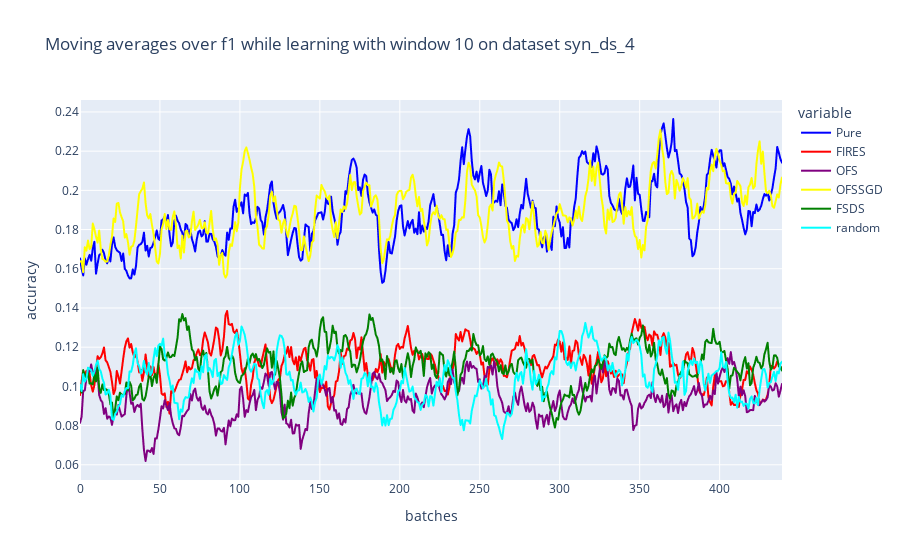

The code cell stored with this chart in its notebook:
### Code cell
#moving averages
title = "Moving averages over f1 while learning with window {} on dataset {}".format(n_window, dataset_name)
col_names = ["Pure","FIRES", "OFS", "OFSSGD", "FSDS", "random"]
d = {"Pure":pure_f1, "FIRES":fires_f1, "OFS":ofs_f1, 
"OFSSGD":ofssgd_f1, "FSDS":fsds_f1, "random":random_f1}
df = pd.DataFrame(d, columns=col_names)
fig = px.line(df, y=col_names, title=title, labels={"index":"batches", "value":"accuracy"}, color_discrete_map={"Pure":"blue",'FIRES': 'red', 
                                                   'FSDS': 'green', 'OFS': 'purple', "OFSSGD":"yellow", "random":"cyan"})
fig.write_image("{}/f1.{}".format(folder, export_type))
f1_trace = fig['data']
fig.show()

### Figure 1 — Plotly figure (JSON) as saved in the notebook; plotly's stock layout.template omitted (floating-point values rounded to 4 significant figures; data arrays with more than 128 entries replaced by an {"elided": "..."} marker saying what was removed)
{"data": [{"hovertemplate": "variable=Pure<br>batches=%{x}<br>accuracy=%{y}<extra></extra>", "legendgroup": "Pure", "line": {"color": "blue", "dash": "solid"}, "mode": "lines", "name": "Pure", "showlegend": true, "type": "scattergl", "x": {"elided": "440 int values"}, "xaxis": "x", "y": {"elided": "440 float values"}, "yaxis": "y"}, {"hovertemplate": "variable=FIRES<br>batches=%{x}<br>accuracy=%{y}<extra></extra>", "legendgroup": "FIRES", "line": {"color": "red", "dash": "solid"}, "mode": "lines", "name": "FIRES", "showlegend": true, "type": "scattergl", "x": {"elided": "440 int values"}, "xaxis": "x", "y": {"elided": "440 float values"}, "yaxis": "y"}, {"hovertemplate": "variable=OFS<br>batches=%{x}<br>accuracy=%{y}<extra></extra>", "legendgroup": "OFS", "line": {"color": "purple", "dash": "solid"}, "mode": "lines", "name": "OFS", "showlegend": true, "type": "scattergl", "x": {"elided": "440 int values"}, "xaxis": "x", "y": {"elided": "440 float values"}, "yaxis": "y"}, {"hovertemplate": "variable=OFSSGD<br>batches=%{x}<br>accuracy=%{y}<extra></extra>", "legendgroup": "OFSSGD", "line": {"color": "yellow", "dash": "solid"}, "mode": "lines", "name": "OFSSGD", "showlegend": true, "type": "scattergl", "x": {"elided": "440 int values"}, "xaxis": "x", "y": {"elided": "440 float values"}, "yaxis": "y"}, {"hovertemplate": "variable=FSDS<br>batches=%{x}<br>accuracy=%{y}<extra></extra>", "legendgroup": "FSDS", "line": {"color": "green", "dash": "solid"}, "mode": "lines", "name": "FSDS", "showlegend": true, "type": "scattergl", "x": {"elided": "440 int values"}, "xaxis": "x", "y": {"elided": "440 float values"}, "yaxis": "y"}, {"hovertemplate": "variable=random<br>batches=%{x}<br>accuracy=%{y}<extra></extra>", "legendgroup": "random", "line": {"color": "cyan", "dash": "solid"}, "mode": "lines", "name": "random", "showlegend": true, "type": "scattergl", "x": {"elided": "440 int values"}, "xaxis": "x", "y": {"elided": "440 float values"}, "yaxis": "y"}], "layout": {"legend": {"title": {"text": "variable"}, "tracegroupgap": 0}, "title": {"text": "Moving averages over f1 while learning with window 10 on dataset syn_ds_4"}, "xaxis": {"anchor": "y", "domain": [0, 1], "title": {"text": "batches"}}, "yaxis": {"anchor": "x", "domain": [0, 1], "title": {"text": "accuracy"}}}}
